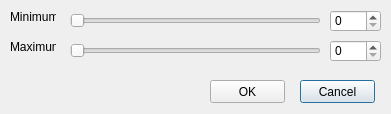
<?xml version="1.0" encoding="UTF-8"?>
<ui version="4.0">
 <class>TresholdBox</class>
 <widget class="QDialog" name="TresholdBox">
  <property name="geometry">
   <rect>
    <x>0</x>
    <y>0</y>
    <width>391</width>
    <height>114</height>
   </rect>
  </property>
  <property name="windowTitle">
   <string>Dialog</string>
  </property>
  <widget class="QSpinBox" name="spin_min">
   <property name="geometry">
    <rect>
     <x>330</x>
     <y>10</y>
     <width>51</width>
     <height>22</height>
    </rect>
   </property>
   <property name="maximum">
    <number>255</number>
   </property>
  </widget>
  <widget class="QSpinBox" name="spin_max">
   <property name="geometry">
    <rect>
     <x>330</x>
     <y>40</y>
     <width>51</width>
     <height>22</height>
    </rect>
   </property>
   <property name="maximum">
    <number>255</number>
   </property>
  </widget>
  <widget class="QSlider" name="slide_min">
   <property name="geometry">
    <rect>
     <x>70</x>
     <y>10</y>
     <width>251</width>
     <height>22</height>
    </rect>
   </property>
   <property name="maximum">
    <number>255</number>
   </property>
   <property name="orientation">
    <enum>Qt::Horizontal</enum>
   </property>
  </widget>
  <widget class="QSlider" name="slide_max">
   <property name="geometry">
    <rect>
     <x>70</x>
     <y>40</y>
     <width>251</width>
     <height>22</height>
    </rect>
   </property>
   <property name="maximum">
    <number>255</number>
   </property>
   <property name="orientation">
    <enum>Qt::Horizontal</enum>
   </property>
  </widget>
  <widget class="QLabel" name="label_0">
   <property name="geometry">
    <rect>
     <x>10</x>
     <y>10</y>
     <width>46</width>
     <height>13</height>
    </rect>
   </property>
   <property name="text">
    <string>Minimum</string>
   </property>
  </widget>
  <widget class="QLabel" name="label_1">
   <property name="geometry">
    <rect>
     <x>10</x>
     <y>40</y>
     <width>46</width>
     <height>13</height>
    </rect>
   </property>
   <property name="text">
    <string>Maximum</string>
   </property>
  </widget>
  <widget class="QPushButton" name="cancel_button">
   <property name="geometry">
    <rect>
     <x>300</x>
     <y>80</y>
     <width>75</width>
     <height>23</height>
    </rect>
   </property>
   <property name="text">
    <string>Cancel</string>
   </property>
  </widget>
  <widget class="QPushButton" name="ok_button">
   <property name="geometry">
    <rect>
     <x>210</x>
     <y>80</y>
     <width>75</width>
     <height>23</height>
    </rect>
   </property>
   <property name="text">
    <string>OK</string>
   </property>
  </widget>
 </widget>
 <resources/>
 <connections/>
</ui>
